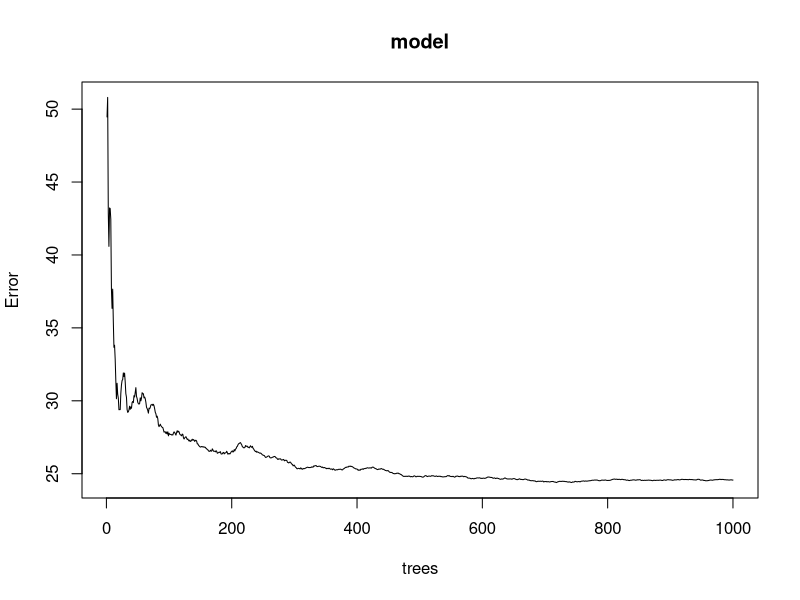

Write the R code that produced this figure. (Note: this script raises an error after producing the figure.)
## ---- chunk 1
knitr::opts_chunk$set(echo = TRUE)
## ---- chunk 2
library(tidyverse)
library(tidyr)
library(dplyr)
library(cowplot)
library(randomForest)
library(ggplot2)
library(caret)
## ---- chunk 3
# Here we import the cleaned data set from the previous script derived from the 
# data set challenge infections 
g <- read.csv("output_data/gene_expression/data_products/clean_gene_expression.csv")


# vectors for selecting gene columns
Genes <- c("IFNy", "CXCR3_bio", "IL.6", "IL.10", "IL.13", "IL.10", "IL.13", "IL1RN", 
           "CASP1", "CXCL9", "IDO1", "IRGM1", "MPO", "MUC2", "MUC5AC", "MYD88", 
           "NCR1", "PRF1", "RETNLB", "SOCS1", "TICAM1", "TNF")

## ---- chunk 4
# we need to change the Parasite in challenge infections to a factor
g$Parasite_challenge <- as.factor(g$Parasite_challenge)
g$Eim_MC <- as.factor(g$Eim_MC)

# Here I create a new column, where we get the actual infection status
# According to the melting curve for eimeria 
g <- g %>%
  dplyr::mutate(Infection = case_when(
    Parasite_challenge == "E_ferrisi" & Eim_MC == "TRUE" ~ "E_ferrisi",
    Parasite_challenge == "E_ferrisi" & Eim_MC == "FALSE" ~ "uninfected",
    Parasite_challenge == "E_falciformis" & Eim_MC == "TRUE" ~ "E_falciformis",
    Parasite_challenge == "E_falciformis" & Eim_MC == "FALSE" ~ "uninfected",
    Parasite_challenge == "uninfected" & Eim_MC == "TRUE" ~ "infected_eimeria",
    Parasite_challenge == "uninfected" & Eim_MC == "FALSE" ~ "uninfected",
    TRUE ~ ""
  ))


# how to impute delta? Replacing with 0 the ones with negative melting curve
# open for other solutions!
g <- g %>%
  dplyr::mutate(Intensity = case_when(
    Eim_MC == "TRUE" ~ delta,
    Eim_MC == "FALSE" ~ 0))
## ---- chunk 5
#Start by selecting only the genes and the maximum weight loss for each mouse
# Apparently the relative end weight doesn't work so well for predictions

g.1 <- g %>%
  dplyr::select(c(max_WL, all_of(Genes)))

# to get reproducible results we use a seed
set.seed(42)

# We want the maximum weight loss to be predicted by the data ina ll of the other columns

# iter = how many random forests are needed, in theory 6 are enough
g.imputed <- rfImpute(max_WL ~ ., data = g.1, iter = 6)

g.imputed <- g.imputed %>% dplyr::select(-max_WL)

g <- g %>% 
  dplyr::select(-all_of(Genes)) 

#full data set containing the imputed gene expression data
g.imputed <- cbind(g, g.imputed)



## ---- chunk 6
g.imputed %>% 
  filter(infection == "challenge") %>%
  group_by(Parasite_challenge) %>%
  summarize(length(EH_ID))
  
## ---- chunk 7
g.imputed %>% 
  filter(infection == "challenge") %>%
  group_by(Infection) %>%
  summarize(length(EH_ID))
  
## ---- chunk 8
#select the relevant columns:
g.imputed <- g.imputed %>%
  dplyr::select(c(max_WL, all_of(Genes)))

# split data into training and test

set.seed(123) # this will help us reproduce this random assignment

# in this way we can pick the random numbers

training.samples <- g.imputed$max_WL%>%
  createDataPartition(p = .7, # this is the partiicition! In this case 0.7 = training data and 0.3 = testing
                      list = FALSE) # we don't want to get a list in return

train.data <- g.imputed[training.samples, ] #include all the randomly selected rows
test.data <- g.imputed[-training.samples, ] 


## ---- chunk 9
#train the model
model <- randomForest(max_WL ~., data = train.data, proximity = TRUE,
                      ntree = 1000) # number of trees
                      

print(model)
## ---- chunk 10
plot(model)
## ---- chunk 11
# number of trees with lowest MSE
which.min(model$mse)
## [1] 257

# RMSE of this optimal random forest
sqrt(model$mse[which.min(model$mse)])
## [1] 5.024738
## ---- chunk 12

rf_oob_comp <- randomForest(
  formula = max_WL ~ .,
  data    = train.data,
  xtest   = test.data,
  ytest   = test.data$max_WL
)

## ---- chunk 13
### Visualize variable importance ----------------------------------------------

#Call importance() function on the model model to check how the attributes used as predictors affect our model
importance(model)

model$mse
## S3 method for class 'randomForest'
plot(model, type="l", main=deparse(substitute(x)))

varImpPlot(model)

# Get variable importance from the model fit
ImpData <- as.data.frame(importance(model))
ImpData$Var.Names <- row.names(ImpData)

ggplot(ImpData, aes(x=Var.Names, y=`%IncMSE`)) +
  geom_segment( aes(x=Var.Names, xend=Var.Names, y=0, yend=`%IncMSE`), color="skyblue") +
  geom_point(aes(size = IncNodePurity), color="blue", alpha=0.6) +
  theme_light() +
  coord_flip() +
  theme(
    legend.position="bottom",
    panel.grid.major.y = element_blank(),
    panel.border = element_blank(),
    axis.ticks.y = element_blank()
  )
## ---- chunk 14
#The predict() function in R is used to predict the values based on the input data.
predictions <- predict(model, test.data)

# assign test.data to a new object, so that we can make changes
result <- test.data

#add the new variable of predictions to the result object
result <- cbind(result, predictions)

#add the results to a data frame containing test data and the prediction
result <- cbind(g[row.names(result), ], predictions)

## ---- chunk 15
result   %>%
  ggplot() +
  geom_point(aes(x = predictions, y = max_WL, color = Parasite_challenge)) +
  geom_abline() +
  labs(x = "Predictions: Maximum weight loss ", y = "Observed: Maximum weight loss",
         title = "Predicting tolerance, Weight loss in response to immune gene expression") +
    theme_bw()
  
## ---- chunk 16
#How well correlated are our results and predictions?
cor(x = result$predictions, y = result$max_WL)
